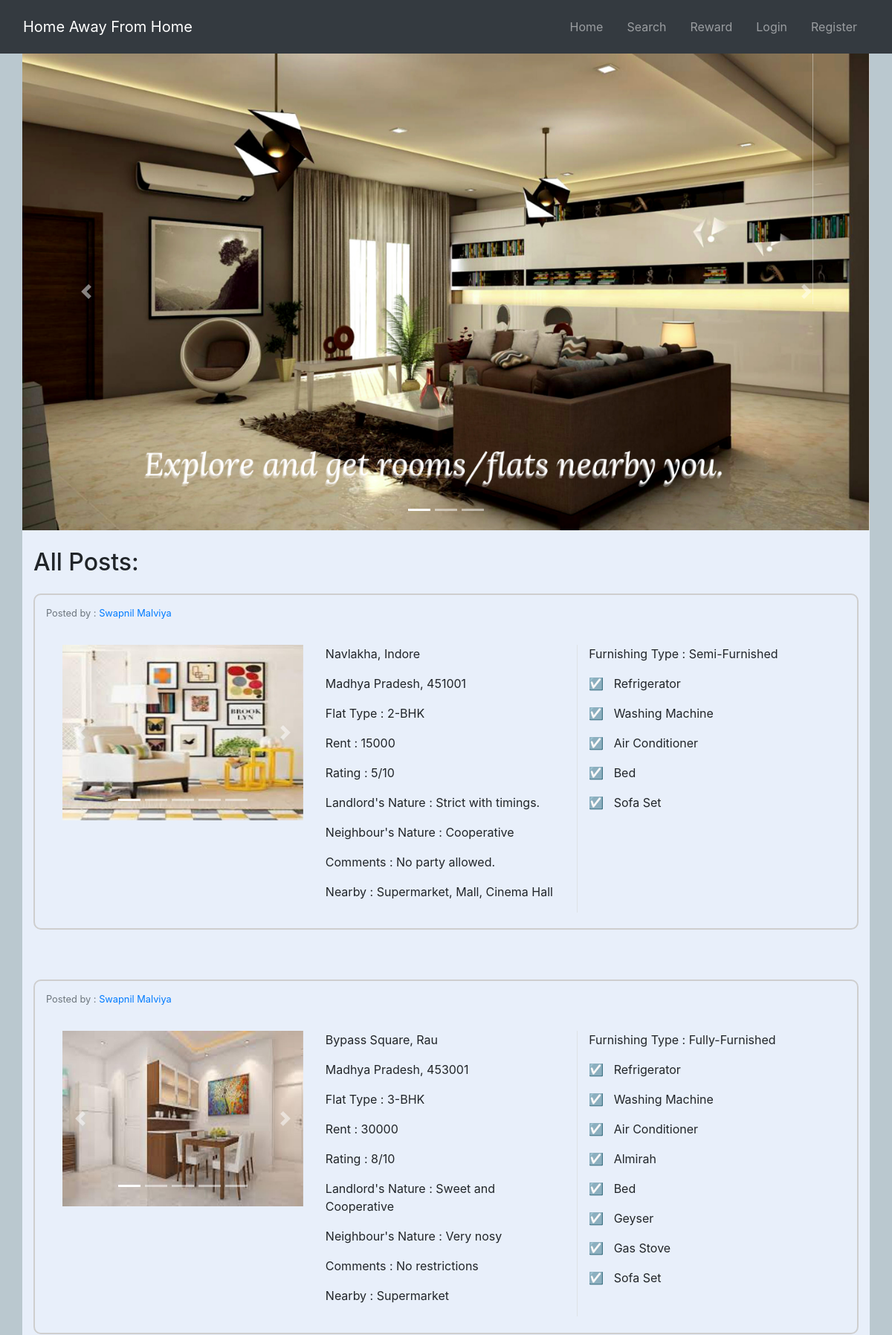
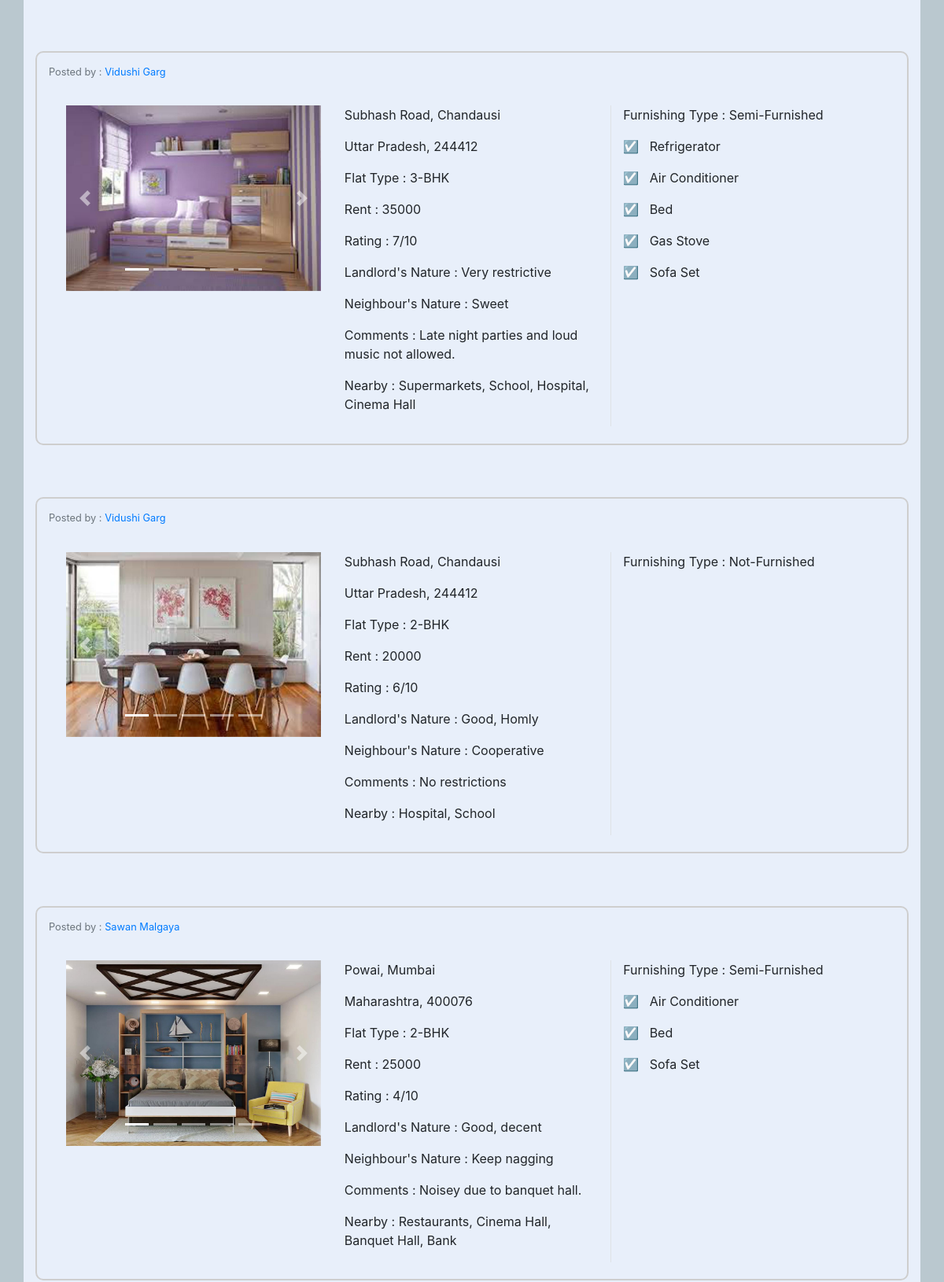
The page /home (upper part) on the database its author committed (2 pictures, top to bottom).
### main.py (models this page shows, shortened)
class Post(db.Model):
    id = db.Column(db.Integer, primary_key=True)
    user_id = db.Column(db.Integer, db.ForeignKey('user.id'), nullable=False)
    user_name = db.Column(db.String(20), nullable=False)
    state = db.Column(db.String(100), nullable=False)
    city = db.Column(db.String(100), nullable=False)
    area = db.Column(db.String(100), nullable=False)
    date_posted = db.Column(db.DateTime, nullable=False, default=datetime.utcnow)
    pincode = db.Column(db.Integer, nullable=False)
    rent = db.Column(db.Integer, nullable=False)
    furnishing_type = db.Column(db.Integer,default=0, nullable=False)
    refrigerator = db.Column(db.Boolean,default=0, nullable=False)
    washing_machine = db.Column(db.Boolean, nullable=False)
    bedrooms = db.Column(db.Integer, nullable=False)
    ac = db.Column(db.Boolean,default=0, nullable=False)
    almirah = db.Column(db.Boolean,default=0, nullable=False)
    bed = db.Column(db.Boolean,default=0, nullable=False)
    geyser = db.Column(db.Boolean,default=0, nullable=False)
    gas_stove = db.Column(db.Boolean,default=0, nullable=False)
    sofa = db.Column(db.Boolean,default=0, nullable=False)
    availability = db.Column(db.Integer,default=0, nullable=False)
    landloard_nature = db.Column(db.Text,nullable=True)
    neighbours_nature = db.Column(db.Text,nullable=True)
    comments = db.Column(db.Text, nullable=True)
    flat_rating =db.Column(db.Integer, default=1, nullable=False)
    nearby = db.Column(db.Text, nullable=True)
    picture1 = db.Column(db.String(20), nullable=False, default='default.jpeg')
    picture2 = db.Column(db.String(20), nullable=True)
    picture3 = db.Column(db.String(20), nullable=True)
    picture4 = db.Column(db.String(20), nullable=True)
    picture5 = db.Column(db.String(20), nullable=True)

### main.py (the view)
@app.route("/")
@app.route("/home")
def home():
    posts= Post.query.all()
    return render_template('home.html', posts=posts)

### templates/home.html (shortened to what this page needs)
<!DOCTYPE html>
<html>
<head>
    <link rel="stylesheet" href="https://maxcdn.bootstrapcdn.com/bootstrap/4.0.0/css/bootstrap.min.css">
    <link rel="stylesheet" type="text/css" href="{{ url_for('static', filename='main.css') }}">
		<link rel="stylesheet" href="https://maxcdn.bootstrapcdn.com/bootstrap/4.5.2/css/bootstrap.min.css">
</head>
<body style="background-image: url(https://www.transparenttextures.com/patterns/arabesque.png); background-color: #bac8cf;">
    <header class="site-header">
        <nav class="navbar navbar-expand-md navbar-dark bg-dark sticky-top mt-0">
            <div class="container-fluid">
                <a class="navbar-brand mr-4" href="{{ url_for('home') }}">Home Away From Home</a>
                <div class="collapse navbar-collapse" id="navbarResponsive">
                    <ul class="navbar-nav ml-auto">
                        <li class = "nav-link">
                            <a class="nav-link" href="{{ url_for('home') }}">Home</a>  </li>
                        <li class = "nav-link">
                            <a class="nav-link" href="{{ url_for('search') }}">Search</a>  </li>
                        <li class = "nav-link">
                            <a class="nav-link" href="{{ url_for('reward') }}">Reward</a>  </li>
                        {% if current_user.is_authenticated %}
                            <li class = "nav-link">
                            <a class="nav-link" href="{{ url_for('post') }}">Post</a>  </li>
                            <li class = "nav-link">
                            <a class="nav-link" href="{{ url_for('profile') }}">Profile</a>  </li>
                            <li class = "nav-link">
                            <a class="nav-link" href="{{ url_for('logout') }}">Logout</a>
                            </li>
                        {% else %}
                            <li class = "nav-link">
                            <a class="nav-link" href="{{ url_for('login') }}">Login</a>  </li>
                            <li class = "nav-link">
                            <a class="nav-link" href="{{ url_for('register') }}">Register</a>
                            </li>
                        {% endif %}
                    </ul>
                </div>
            </div>
        </nav>
    </header>
    <main role="main" class="container">
      <div class="row" style="display: flex;">
        <div class="col-md-16">
<div id="demo" class="carousel slide" data-ride="carousel">
  <ul class="carousel-indicators">
    <li data-target="#demo" data-slide-to="0" class="active"></li>
    <li data-target="#demo" data-slide-to="1"></li>
    <li data-target="#demo" data-slide-to="2"></li>
  </ul>
  <div class="carousel-inner">
    <div class="carousel-item active">
      <img src="./static/images/demo2.png" alt="Get rooms" width="1100" height="500">
    </div>
  </div>
  <a class="carousel-control-prev" href="#demo" data-slide="prev">
    <span class="carousel-control-prev-icon"></span>
  </a>
  <a class="carousel-control-next" href="#demo" data-slide="next">
    <span class="carousel-control-next-icon"></span>
  </a>
</div>
</div>
        </div>
    </main>
	  <div class="container" style="background-color: #e8effa;">
	  	<br>
	  		<h2>All Posts:</h2>
			{% if posts %}
				{% for room in posts %}
					<main role="main" class="container" style="border:2px solid #cecece; margin-top:2%; margin-bottom:6%; border-radius:10px;">
						<div class="row">
							<div class="col-md-4" style="margin-top: 1%">
								<small class="text-muted">Posted by :
								{% if current_user.id == room.user_id %}
									  <a href="{{ url_for('profile') }}">{{ room.user_name }}</a>
								{% else %}
									<a href="{{ url_for('others_profile',user_id = room.user_id) }}">{{ room.user_name }}</a>
								{% endif %}
								</small>
							</div>
						</div>
						<div class="row" style="padding: 2%">
							<div class="col-md-4" style="margin-top: 1%">
								<div id="demo{{ room.id }}" class="carousel slide" data-ride="carousel">
									<ul class="carousel-indicators">
										<li data-target="#demo{{ room.id }}" data-slide-to="0" class="active"></li>
										<li data-target="#demo{{ room.id }}" data-slide-to="1"></li>
										<li data-target="#demo{{ room.id }}" data-slide-to="2"></li>
										<li data-target="#demo{{ room.id }}" data-slide-to="3"></li>
										<li data-target="#demo{{ room.id }}" data-slide-to="4"></li>
									</ul>
									<div class="carousel-inner" style="width: 100%; height:100%;">
										<div class="carousel-item active">
												<img src= {{ room.picture1 }} width="1100" height="800">
											</div>
									</div>
									<a class="carousel-control-prev" href="#demo{{ room.id }}" data-slide="prev">
										<span class="carousel-control-prev-icon"></span>
									</a>
									<a class="carousel-control-next" href="#demo{{ room.id }}" data-slide="next">
										<span class="carousel-control-next-icon"></span>
									</a>
								</div>
							</div>
							<div class="col-md-4 border-right" style="margin-top: 1%">
								<p class="article-content">{{ room.area }}, {{ room.city }}</p>
								<p class="article-content">{{ room.state }}, {{ room.pincode }}</p>
								{% if room.bedrooms == 0 %}
									<p> Flat Type : 1-BHK </p>
								{% elif room.bedrooms == 1 %}
									<p> Flat Type : 2-BHK </p>
								{% elif room.bedrooms == 2 %}
									<p> Flat Type : 3-BHK </p>
								{% elif room.bedrooms == 3 %}
									<p> Flat Type : 4-BHK </p>
								{% endif %}
								<p class="article-content">Rent : {{ room.rent }}</p>
								<p class="article-content">Rating : {{ room.flat_rating }}/10</p>
								<p class="article-content">Landlord's Nature : {{ room.landloard_nature }}</p>
								{% if room.neighbours_nature %}
									<p class="article-content">Neighbour's Nature : {{ room.neighbours_nature }}</p>
								{% endif %}
								{% if room.comments %}
									<p class="article-content">Comments : {{ room.comments }}</p>
								{% endif %}
								<p class="article-content">Nearby : {{ room.nearby }}</p>
							</div>
							<div class="col-md-4" style="margin-top: 1%">
								{% if room.furnishing_type == 0 %}
									<p> Furnishing Type : Not-Furnished </p>
								{% elif room.furnishing_type == 1 %}
									<p> Furnishing Type : Semi-Furnished </p>
								{% elif room.furnishing_type == 2 %}
									<p> Furnishing Type : Fully-Furnished </p>
								{% endif %}
								{% if room.refrigerator == True %}
									<p> <span> &#9745; </span> &nbsp Refrigerator </p>
								{% endif %}
								{% if room.washing_machine == True %}
									<p> <span> &#9745; </span> &nbsp Washing Machine </p>
								{% endif %}
								{% if room.ac == True %}
									<p> <span> &#9745; </span> &nbsp Air Conditioner </p>
								{% endif %}
								{% if room.almirah == True %}
									<p> <span> &#9745; </span> &nbsp Almirah </p>
								{% endif %}
								{% if room.bed == True %}
									<p> <span> &#9745; </span> &nbsp Bed </p>
								{% endif %}
								{% if room.geyser == True %}
									<p> <span> &#9745; </span> &nbsp Geyser </p>
								{% endif %}
								{% if room.gas_stove == True %}
									<p> <span> &#9745; </span> &nbsp Gas Stove </p>
								{% endif %}
								{% if room.sofa == True %}
									<p> <span> &#9745; </span> &nbsp Sofa Set </p>
								{% endif %}
							</div>
						</div>
					</main>
				{% endfor %}
				<br>
			{% else %}
			<br><br>
			<h3>No post available..</h3>
			{% endif %}
	  </div>
</body>
</html>

### templates/home.html (style rules this page uses)
.carousel-inner img { width: 100%; height: 100%; }

### rows shown on the page
Post: user_name "Swapnil Malviya", picture1 (picture), area "Navlakha", city "Indore", state "Madhya Pradesh", pincode "451001", bedrooms "Flat Type : 2-BHK", rent "15000", flat_rating "5", landloard_nature "Strict with timings.", neighbours_nature "Cooperative", comments "No party allowed.", nearby "Supermarket, Mall, Cinema Hall", furnishing_type "Furnishing Type : Semi-Furnished", refrigerator "Refrigerator", washing_machine "Washing Machine", ac "Air Conditioner", bed "Bed", sofa "Sofa Set"
Post: user_name "Swapnil Malviya", picture1 (picture), area "Bypass Square", city "Rau", state "Madhya Pradesh", pincode "453001", bedrooms "Flat Type : 3-BHK", rent "30000", flat_rating "8", landloard_nature "Sweet and Cooperative", neighbours_nature "Very nosy", comments "No restrictions", nearby "Supermarket", furnishing_type "Furnishing Type : Fully-Furnished", refrigerator "Refrigerator", washing_machine "Washing Machine", ac "Air Conditioner", almirah "Almirah", bed "Bed", geyser "Geyser", gas_stove "Gas Stove", sofa "Sofa Set"
Post: user_name "Vidushi Garg", picture1 (picture), area "Subhash Road", city "Chandausi", state "Uttar Pradesh", pincode "244412", bedrooms "Flat Type : 3-BHK", rent "35000", flat_rating "7", landloard_nature "Very restrictive", neighbours_nature "Sweet", comments "Late night parties and loud music not allowed.", nearby "Supermarkets, School, Hospital, Cinema Hall", furnishing_type "Furnishing Type : Semi-Furnished", refrigerator "Refrigerator", ac "Air Conditioner", bed "Bed", gas_stove "Gas Stove", sofa "Sofa Set"
Post: user_name "Vidushi Garg", picture1 (picture), area "Subhash Road", city "Chandausi", state "Uttar Pradesh", pincode "244412", bedrooms "Flat Type : 2-BHK", rent "20000", flat_rating "6", landloard_nature "Good, Homly", neighbours_nature "Cooperative", comments "No restrictions", nearby "Hospital, School", furnishing_type "Furnishing Type : Not-Furnished"
Post: user_name "Sawan Malgaya", picture1 (picture), area "Powai", city "Mumbai", state "Maharashtra", pincode "400076", bedrooms "Flat Type : 2-BHK", rent "25000", flat_rating "4", landloard_nature "Good, decent", neighbours_nature "Keep nagging", comments "Noisey due to banquet hall.", nearby "Restaurants, Cinema Hall, Banquet Hall, Bank", furnishing_type "Furnishing Type : Semi-Furnished", ac "Air Conditioner", bed "Bed", sofa "Sofa Set"
